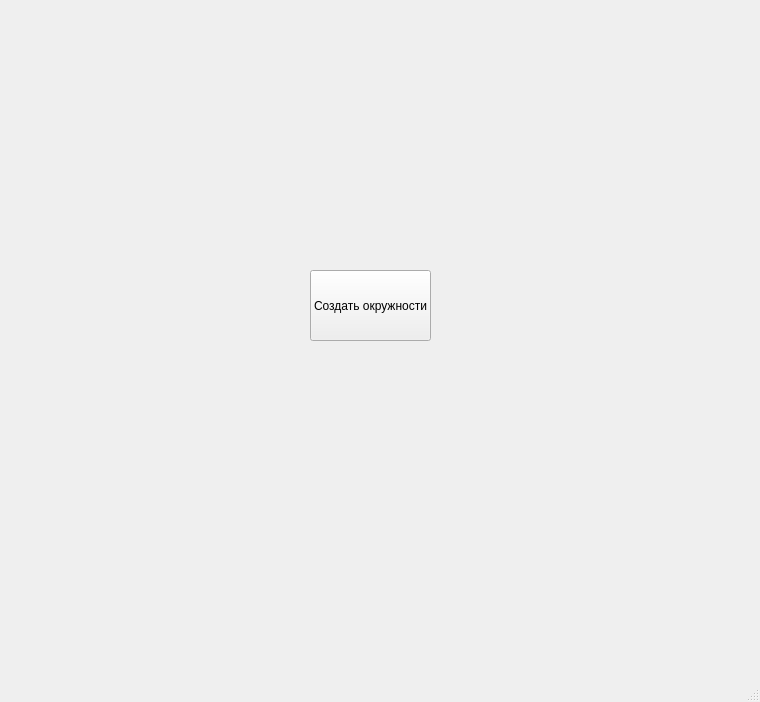
<?xml version="1.0" encoding="UTF-8"?>
<ui version="4.0">
 <class>MainWindow</class>
 <widget class="QMainWindow" name="MainWindow">
  <property name="geometry">
   <rect>
    <x>0</x>
    <y>0</y>
    <width>760</width>
    <height>702</height>
   </rect>
  </property>
  <property name="windowTitle">
   <string>MainWindow</string>
  </property>
  <widget class="QWidget" name="centralwidget">
   <widget class="QPushButton" name="pushButton">
    <property name="geometry">
     <rect>
      <x>310</x>
      <y>270</y>
      <width>121</width>
      <height>71</height>
     </rect>
    </property>
    <property name="text">
     <string>Создать окружности</string>
    </property>
   </widget>
  </widget>
  <widget class="QMenuBar" name="menubar">
   <property name="geometry">
    <rect>
     <x>0</x>
     <y>0</y>
     <width>760</width>
     <height>21</height>
    </rect>
   </property>
  </widget>
  <widget class="QStatusBar" name="statusbar"/>
 </widget>
 <resources/>
 <connections/>
</ui>
